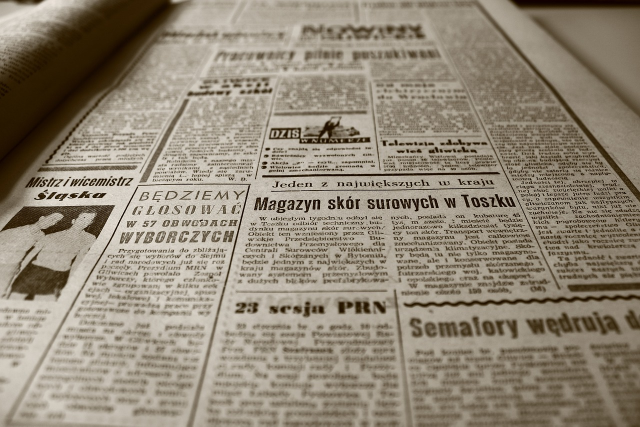
#> input picture jupyternotebook/openCV/newspaper.jpg, 1280 x 853 px (shown at 1/2 size)
$ python opencv_12.py
#> lines starting #> are read from the running program, lines starting #| are printed output that depends on the picture
# 주피터 노트북으로 진행
# 12 이미지 변형(원근)
# 1)사다리꼴 이미지 펼치기
import cv2
import numpy as np

img = cv2.imread('newspaper.jpg')
#> img is the input picture: shape (853, 1280, 3); mean B, G, R 118.6, 135.1, 145.4

width, height = 640, 240 # 가로크기 640 세로크기 240 결과물 출력

src = np.array([[511,352], [1008, 345], [1122,584], [455,594]], dtype=np.float32) # input 4개 지점
dst = np.array([[0,0],[width,0],[width, height], [0,height]], dtype=np.float32) # output 4개 지점
# 좌상, 우상, 우하, 좌하(시계방향으로 4개 지점 정의)

matrix = cv2.getPerspectiveTransform(src, dst) # matrix얻어옴
result = cv2.warpPerspective(img, matrix, (width, height)) # matrix대로 변환
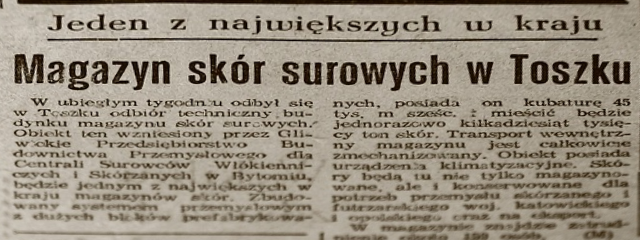
#> result: shape (240, 640, 3); mean B, G, R 125.2, 140.6, 150.2

cv2.imshow('img',img)
cv2.imshow('result',result)
cv2.waitKey(0)
cv2.destroyAllWindows()

# 2)회전된 이미지 올바로 세우기
import cv2
import numpy as np

img = cv2.imread('poker.jpg')
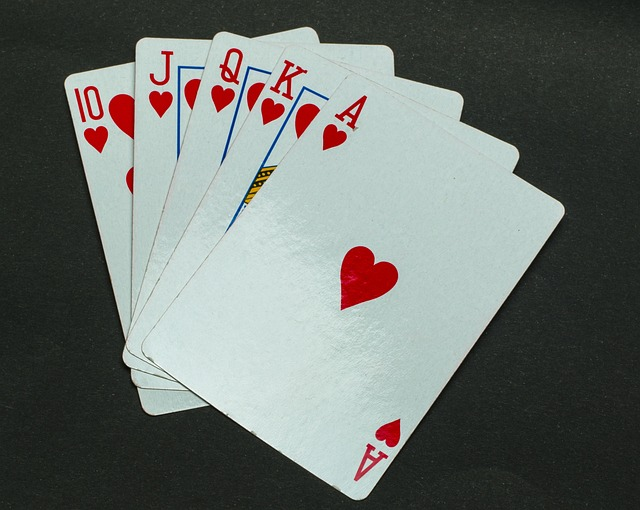
#> input picture jupyternotebook/openCV/poker.jpg, 640 x 510 px
#> img is the input picture: shape (510, 640, 3); mean B, G, R 108.4, 112.6, 107

width, height = 530, 710

src = np.array([[702,143], [1133,414], [726,1007], [276,700]], dtype=np.float32) # input 4개 지점
dst = np.array([[0,0],[width,0],[width, height], [0,height]], dtype=np.float32) # output 4개 지점
# 좌상, 우상, 우하, 좌하(시계방향으로 4개 지점 정의)

matrix = cv2.getPerspectiveTransform(src, dst) # matrix얻어옴
result = cv2.warpPerspective(img, matrix, (width, height)) # matrix대로 변환
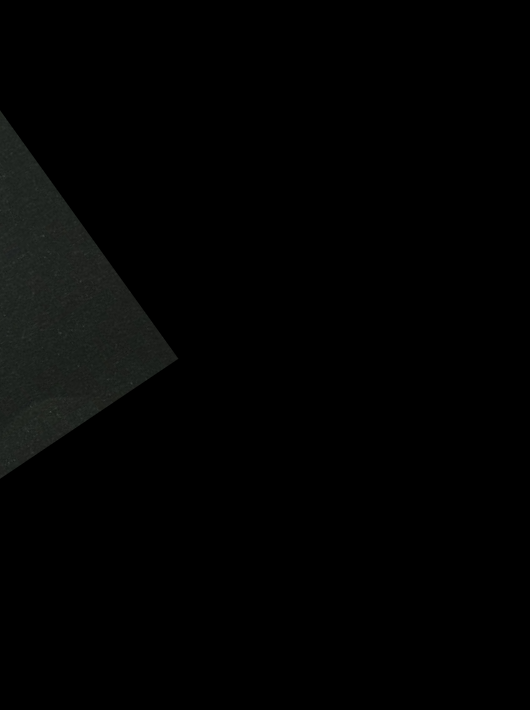
#> result: shape (710, 530, 3); mean B, G, R 2.8, 3.1, 2.7

cv2.imshow('img',img)
cv2.imshow('result',result)
cv2.waitKey(0)
cv2.destroyAllWindows()

# 미니 프로젝트 : 반자동 문서 스캐너
